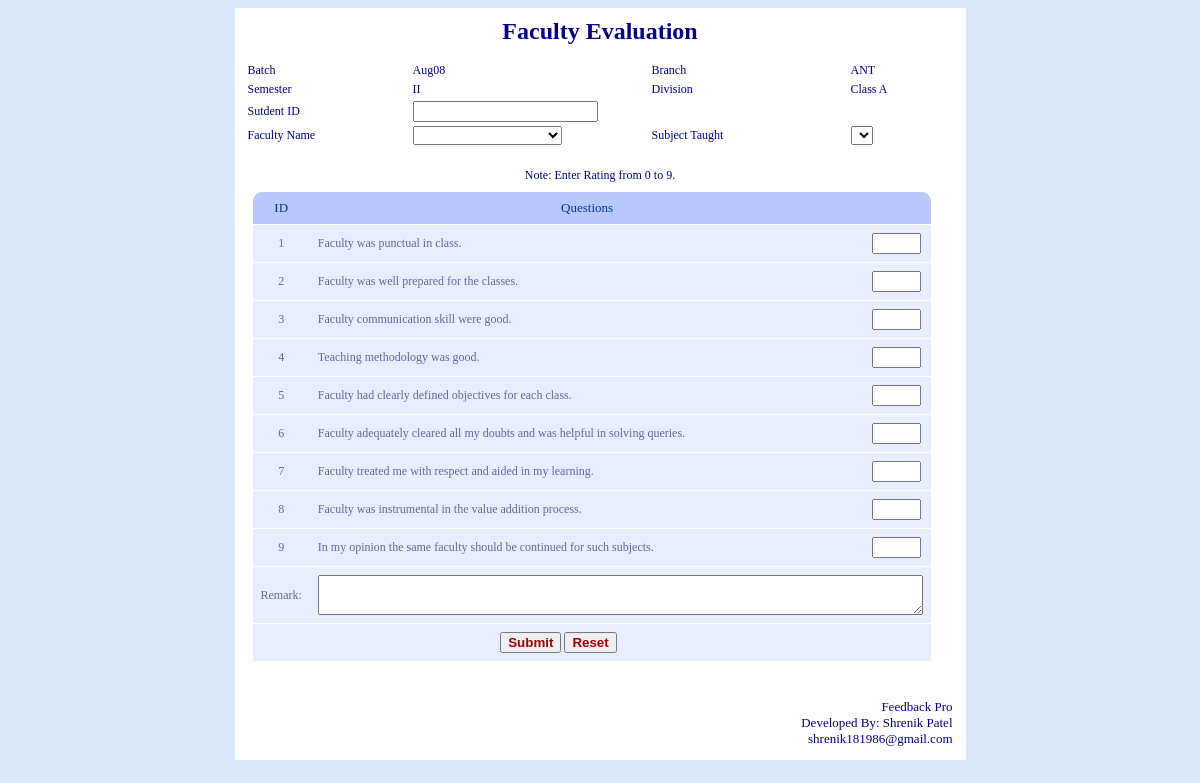
The page /Source/feedback/index.php on the database its author committed.
### tables this page shows
CREATE TABLE IF NOT EXISTS `feedback_para` (
  `para_id` int(1) NOT NULL,
  `batch_id` int(10) NOT NULL,
  `b_id` int(10) NOT NULL,
  `sem_id` int(10) NOT NULL,
  `division_id` int(10) NOT NULL
);

CREATE TABLE IF NOT EXISTS `batch_master` (
  `batch_id` int(20) NOT NULL AUTO_INCREMENT,
  `batch_name` varchar(255) NOT NULL,
  `feedback_no` int(2) NOT NULL,
  PRIMARY KEY (`batch_id`)
);

CREATE TABLE IF NOT EXISTS `branch_master` (
  `b_id` int(20) NOT NULL AUTO_INCREMENT,
  `b_name` varchar(255) NOT NULL,
  PRIMARY KEY (`b_id`)
);

CREATE TABLE IF NOT EXISTS `semester_master` (
  `sem_id` int(20) NOT NULL AUTO_INCREMENT,
  `sem_name` varchar(255) NOT NULL,
  PRIMARY KEY (`sem_id`)
);

CREATE TABLE IF NOT EXISTS `division_master` (
  `id` int(10) NOT NULL AUTO_INCREMENT,
  `division` varchar(20) NOT NULL,
  PRIMARY KEY (`id`)
);

CREATE TABLE IF NOT EXISTS `feedback_ques_master` (
  `q_id` int(20) NOT NULL AUTO_INCREMENT,
  `ques` varchar(255) NOT NULL,
  `one_word` varchar(255) NOT NULL,
  PRIMARY KEY (`q_id`)
);

### Source/feedback/admin/includes/common_functions.php (called while the page is built, shortened)
<?php
function branch_name($b_id)
{
	$sel_b="select * from branch_master where b_id=".$b_id;
	$res=mysql_query($sel_b) or die(mysql_error());
	$b_name=mysql_fetch_array($res);
	return $b_name['b_name'];
}
function batch_name($batch_id)
{
	$sel_b="select * from batch_master where batch_id=".$batch_id;
	$res=mysql_query($sel_b) or die(mysql_error());
	$b_name=mysql_fetch_array($res);
	return $b_name['batch_name'];
}
function sem_name($sem_id)
{
	$sel_s="select * from semester_master where sem_id=".$sem_id;
	$res=mysql_query($sel_s) or die(mysql_error());
	$s_name=mysql_fetch_array($res);
	return $s_name['sem_name'];
}
function division_name($division_id)
{
	$sel_s="select * from division_master where  id=".$division_id;
	$res=mysql_query($sel_s) or die(mysql_error());
	$s_name=mysql_fetch_array($res);
	return $s_name['division'];
}
?>

### Source/feedback/index.php (the view, shortened to what this page needs)
<?php
include("includes/config_db.php");
?>
<!DOCTYPE html PUBLIC "-//W3C//DTD XHTML 1.0 Transitional//EN" "http://www.w3.org/TR/xhtml1/DTD/xhtml1-transitional.dtd">
<html xmlns="http://www.w3.org/1999/xhtml">
<head>
<link rel="stylesheet" type="text/css" href="includes/style.css" />
</head>
<body class="body">
<table width="650" height="561"  border="0" align="center" cellpadding="5" cellspacing="5" >
  <tr>
    <td width="650"  valign="bottom" align="center"><p><b><font size="5" >Faculty Evaluation</font></b></p></td>
  </tr>
  <tr>
    <td width="650" height="126" valign=top>
	<form action="submit_feedback.php" method="post" name="feedback_form" onsubmit="return chkForm();">
      <table width="711" border="0" align="center">
        <tr>
		  <td width="161">Batch</td>
		  <td width="173"><label>
            <?php
			$sel_para="select * from feedback_para";
			$res_para=mysql_query($sel_para) or die(mysql_error());
			$result_para=mysql_fetch_array($res_para);
			?>
			<?php echo batch_name($result_para['batch_id']);?>
          </label>
		</td>
		  <td>&nbsp;</td>
          <td>Branch </td>
          <td><label>
			<?php echo branch_name($result_para['b_id']);?>
          </label></td>
        </tr>
		<tr>
		<td>Semester</td>
          <td>
			<?php echo sem_name($result_para['sem_id']);?>
		  	</td>
		<td>&nbsp;</td>
		<td>Division</td>
        <td>
			<?php echo division_name($result_para['division_id']);?>
		</td>
		</tr>
		<tr>
          <td width="114">Sutdent ID </td>
          <td width="228"><label>
            <input name="roll_no" type="text" tabindex="1" align="left" onKeyUp="javascript:dodacheck(feedback_form.roll_no);" value=""/>
          </label></td>
          <td width="1">&nbsp;</td>
        </tr>
        <tr>
          <td>Faculty Name </td>
          <td><label>
            <?php
			 $sel_fac="select distinct fm.f_id, fm.f_name, fm.l_name from faculty_master as fm, subject_master as sm where fm.b_id='".$result_para['b_id']."' and sm.batch_id='".$result_para['batch_id']."' and fm.f_id=sm.f_id and sm.sem_id=".$result_para['sem_id'];
			 $res_fac=mysql_query($sel_fac) or die(mysql_error());
			 while($fac_combo=mysql_fetch_array($res_fac))
			 {
				$fac_array[] = array('id' => $fac_combo['f_id'],
									 'text' => $fac_combo['f_name'].'&nbsp;'.$fac_combo['l_name']);
			 }
			 $default = 1;
			 echo tep_draw_pull_down_menu('fac_name', $fac_array, $default,' tabindex="5" onChange="AjaxFunction(this.value);"');
	      ?>
          </label></td>
          <td>&nbsp;</td>
          <td>Subject Taught </td>
          <td><label>
		  <select name=sub_name>
          </select>
          </label></td>
        </tr>
		<tr><td>&nbsp;</td></tr>
		<tr>
          <td colspan="5" align="center">Note: Enter Rating from 0 to 9.</td>
        </tr>
		<tr>
          <td colspan="5">
		  <table width="100%" id="rounded-corner" cellpadding="10" cellspacing="0" border="0" align="center">
		  <thead>
		  <tr >
		     <th width="8%" class="rounded-company" align="center">ID</th>
			 <th width="86%" class="rounded-q1" align="center">Questions</th>
			 <th width="6%" class="rounded-q4">&nbsp;</th>
		  </tr>
		  </thead>
		  <?php
		  	$sql_que="select * from feedback_ques_master";
			$res_que=mysql_query($sql_que) or die(mysql_error());
			$i=1;
			$tab_ind=7;
			while($row_que=mysql_fetch_array($res_que))
			{
				echo "<tr>";
				echo "<td align=\"center\">".$i."</td>";
				echo "<td>".$row_que['ques']."</td>";
				echo "<td> <input type=\"text\" name=\"ans_$i\" size=\"3\" onkeypress=\"return isNumberOnly(event);\" maxlength=\"2\" tabindex=\"$tab_ind\" /></td>";$tab_ind++;
				echo "</tr>";$i++;
			}
		  ?>
		  <tr>
		  <td>Remark:</td>
		  <td colspan="2"><textarea name="remark" style="width:605px; height:40px;" onkeypress="return isCharOnly(event);" tabindex="16"></textarea></td>
		  </tr>
		  	<tr>
				<td colspan="2"  class="rounded-foot-left" align="center"><input class="button" type="submit" name="submit" value="Submit" tabindex="17"/>&nbsp;<input type="reset" name="reset" value="Reset" tabindex="18" class="button"/></td>
				<td align="center" class="rounded-foot-right"></td>
			</tr>
		  </table>
		  </td>
        </tr>
      </table>
    </form></td>
  </tr>
  <tr>
    <td width="697"  height="1"><?php include("footer.php")?></td>
  </tr>
</table>
</body>
</html>

### Source/feedback/includes/style.css (style rules this page uses)
body, table, tr, td { font-family:verdana; font-size:12px; background-color:#DBE8F9; color:navy; }
.button { color: #900; font-weight: bold; }
table, tr, td { background-color: #FFF; }
#rounded-corner { font-family: "Lucida Sans Unicode", "Lucida Grande", Sans-Serif; font-size: 12px; margin: 5px; width: 480px; text-align: left; border-collapse: collapse; }
#rounded-corner thead th.rounded-company { background: #b9c9fe url('../images/left.png') left -1px no-repeat; }
#rounded-corner thead th.rounded-q4 { background: #b9c9fe url('../images/right.png') right -1px no-repeat; }
#rounded-corner th { padding: 8px; font-weight: normal; font-size: 13px; color: #039; background: #b9c9fe; }
#rounded-corner td { padding: 8px; background: #e8edff; border-top: 1px solid #fff; color: #669; }

### rows shown on the page
feedback_para: batch.batch_name "Aug08", b.b_name "ANT", sem.sem_name "II", division.division "Class A"
feedback_ques_master: ques "Faculty was punctual in class."
feedback_ques_master: ques "Faculty was well prepared for the classes."
feedback_ques_master: ques "Faculty communication skill were good."
feedback_ques_master: ques "Teaching methodology was good."
feedback_ques_master: ques "Faculty had clearly defined objectives for each class."
feedback_ques_master: ques "Faculty adequately cleared all my doubts and was helpful in solving queries."
feedback_ques_master: ques "Faculty treated me with respect and aided in my learning."
feedback_ques_master: ques "Faculty was instrumental in the value addition process."
feedback_ques_master: ques "In my opinion the same faculty should be continued for such subjects."
